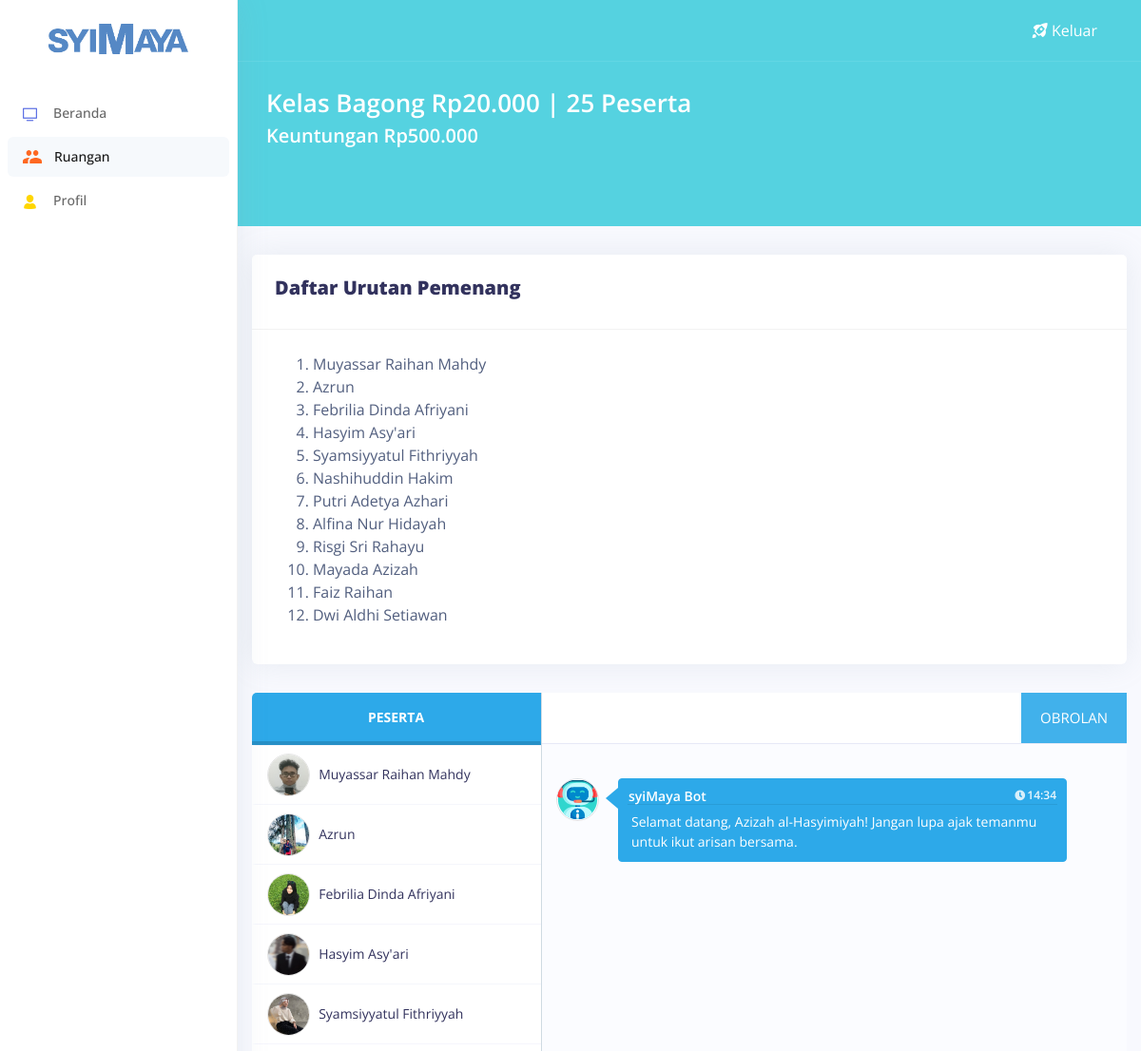
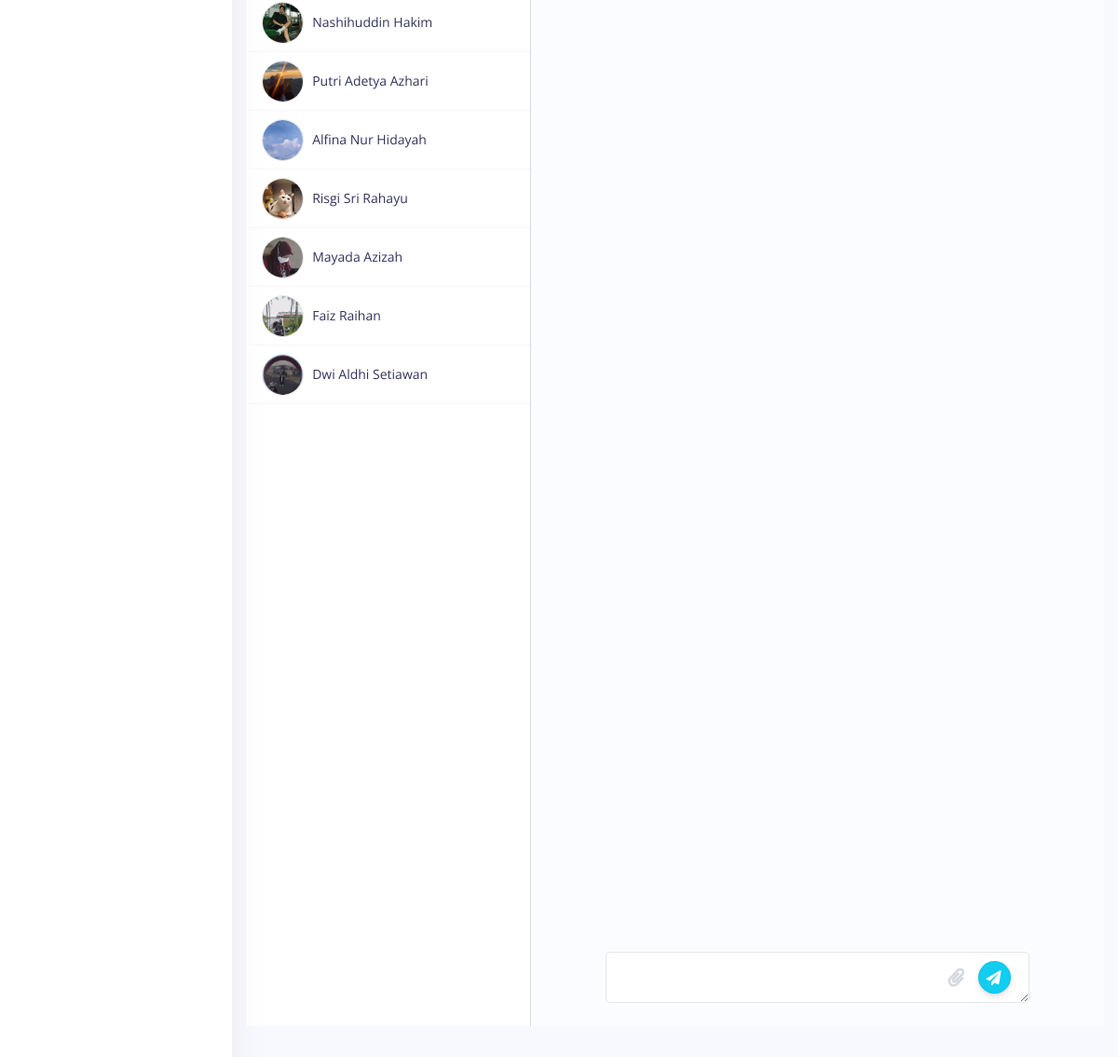
/room.php?k=71A4AF1E2485B (signed in), run on the app's committed database (2 pictures, top to bottom).
### tables this page shows
CREATE TABLE `user` (
  `id`         int( 12 )                NOT NULL,
  `email`      varchar( 64 )            NOT NULL,
  `password`   varchar( 250 )           NOT NULL,
  `name`       varchar( 128 )           NOT NULL,
  `saldo`      int( 11 )                DEFAULT NULL,
  `address`    varchar( 28 )            NOT NULL,
  `sex`        varchar( 28 )            NOT NULL,
  `birth`      date                     NOT NULL,
  `photo`      varchar( 128 )           DEFAULT NULL,
  `role`       enum( 'member','admin' ) DEFAULT 'member',
  `created_at` datetime                 DEFAULT current_timestamp(),
  `updated_at` datetime                 DEFAULT current_timestamp()
);

### config/libs.php (called while the page is built, shortened)
<?php
    $kelas_list = [
        [
            "id"          => "7BA943AF84838",
            "name"        => "petruk",
            "price"       => 5000,
            "quota"       => 30,
            "description" => "",
            "color"       => "bronze"
        ],
        [
            "id"          => "71A4AF1E2485B",
            "name"        => "bagong",
            "price"       => 20000,
            "quota"       => 25,
            "description" => "",
            "color"       => "silver"
        ],
        [
            "id"          => "68CCD993BCE2C",
            "name"        => "semar",
            "price"       => 100000,
            "quota"       => 20,
            "description" => "",
            "color"       => "gold"
        ],
        [
            "id"          => "8FFD7F9CA5F68",
            "name"        => "gareng",
            "price"       => 500000,
            "quota"       => 15,
            "description" => "",
            "color"       => "diamond"
        ],
    ];
    function rupiah( $angka ) {
        $hasil = "Rp" . number_format( $angka, 0, ',', '.' );
        return $hasil;
    }
    function findKelasByID( $id, $array ) {
        foreach( $array as $key => $value ) {
            if( $value['id'] === $id ) {
                return $value;
            }
        }
        return null;
    }
    function findKelasLastID( $array ) {
        $last = end( $array );
        return $last['id'];
    }
?>

### config/session.php (called while the page is built)
<?php
    require_once __DIR__ . "/db.php";
    if( !isset($_SESSION['email']) ) {
        header( 'Location: login.php?e' );
        exit;
    }
    else {
        $email  = $_SESSION['email'];
        $select = mysqli_query( $conn, "SELECT * FROM user WHERE email = '$email'" );
        $user   = mysqli_fetch_array( $select );
    }
    require_once __DIR__ . "/libs.php";
?>

### room.php (the view, shortened to what this page needs)
<?php
	require_once __DIR__ . "/config/session.php";
	$k              = isset( $_GET["k"] ) ? $_GET["k"] : NULL;
	$kelas          = findKelasByID( $k, $kelas_list );
	$kelas_name     = isset( $kelas ) ? ucfirst( $kelas["name"] ) : "";
	$quota          = isset( $kelas ) ? $kelas["quota"] : 10;
	$member_query   = mysqli_query( $conn, "SELECT * FROM user WHERE role = 'member' LIMIT $quota" );
	$members        = mysqli_fetch_all( $member_query, MYSQLI_ASSOC );
	$random_members = shuffle( $members );
?>
<!DOCTYPE html>
<html lang = "id">
<head>
	<link rel = "stylesheet" href = "./assets/css/styles/room.css" type = "text/css">
	<link rel = "stylesheet" href = "./assets/css/styles/chat.css">
	<link rel = "stylesheet" href = "https://maxcdn.bootstrapcdn.com/font-awesome/4.3.0/css/font-awesome.min.css">
	<link rel = "stylesheet" href = "./assets/vendor/nucleo/css/nucleo.css" type = "text/css">
	<link rel = "stylesheet" href = "./assets/vendor/@fortawesome/fontawesome-free/css/all.min.css" type = "text/css">
	<link rel = "stylesheet" href = "./assets/css/argon.css?v=1.2.0" type = "text/css">
</head>
<body>
	<nav class = "sidenav navbar navbar-vertical fixed-left navbar-expand-xs navbar-light bg-white" id = "sidenav-main">
		<div class = "scrollbar-inner">
			<div class = "sidenav-header align-items-center">
				<a class = "navbar-brand" href = "index.php">
					<img class = "navbar-brand-img" src = "./assets/img/brands/syimaya.png" alt = "...">
				</a>
			</div>
			<div class = "navbar-inner">
				<div class = "collapse navbar-collapse" id = "sidenav-collapse-main">
					<ul class = "navbar-nav">
						<li class = "nav-item">
							<a class = "nav-link" href = "index.php">
								<i    class = "ni ni-tv-2 text-primary"></i>
								<span class = "nav-link-text">Beranda</span>
							</a>
						</li>
						<li class = "nav-item">
							<a class = "nav-link active" href = "room.php?k=<?= findKelasLastID( $kelas_list ) ?>">
								<img  src   = "./assets/img/icons/ruangan.svg" alt = "" style = "width:20px; margin-right:13px">
								<span class = "nav-link-text">Ruangan</span>
							</a>
						</li>
						<li class = "nav-item">
							<a class = "nav-link" href = "profile.php">
								<i    class = "ni ni-single-02 text-yellow"></i>
								<span class = "nav-link-text">Profil</span>
							</a>
						</li>
					</ul>
				</div>
			</div>
		</div>
	</nav>
	<div class = "main-content" id = "panel">
		<nav class = "navbar navbar-top navbar-expand navbar-dark bg-header-<?= $kelas['color'] ?> border-bottom">
			<div class = "container-fluid">
				<div class = "collapse navbar-collapse" id = "navbarSupportedContent">
					<ul class = "navbar-nav align-items-center ml-md-auto ">
						<li class = "nav-item dd-xl-none">
							<a class = "nav-link text-white" href = "./logout.php">
								<i    class = "ni ni-spaceship"></i>
								<span class = "nav-link-text">Keluar</span>
							</a>
						</li>
					</ul>
				</div>
			</div>
		</nav>
		<?php if( isset( $k ) && strlen( $k ) >= 1 ) : ?>
			<div class = "header bg-header-<?= $kelas['color'] ?> pb-5" id = "header">
				<div class = "container-fluid">
					<div class = "header-body">
						<div class = "align-items-center py-4">
							<div class = "">
								<h1 class = "text-white mb-0 text-capitalize">Kelas <?= $kelas_name ?> <?= rupiah( $kelas["price"] ) ?> | <?= $kelas["quota"] ?> Peserta</h1>
								<h2 class = "text-white">Keuntungan <?= rupiah( $kelas["price"] * $kelas["quota"] ) ?></h2>
							</div>
						</div>
					</div>
				</div>
			</div>
		<?php endif; ?>
		<div class = "container" id = "chat-box">
			<div class = "card">
				<div class = "card-header">
					<h2><b>Daftar Urutan Pemenang</b></h2>
				</div>
				<div class = "card-body">
					<ol>
						<?php foreach( $members as $member ) : ?>
							<li><?= $member["name"] ?></li>
						<?php endforeach; ?>
					</ol>
				</div>
			</div>
			<div class = "panel messages-panel">
				<div class = "contacts-list">
					<div class = "inbox-categories">
						<div class = "active" data-toggle = "tab" data-target = "#inbox">PESERTA</div>
					</div>
					<div class = "tab-content">
						<div class = "contacts-outter-wrapper tab-pane active" id = "inbox">
							<div class = "contacts-outter">
								<ul class = "list-unstyled contacts">
									<?php foreach( $members as $member ) : ?>
										<li data-toggle = "tab" data-target = "#inbox-message-<?= $member["id"] ?>">
											<img class = "img-circle medium-image" src = "./assets/img/photos/<?= $member["photo"] ?: "default.jpg" ?>" alt = "">
											<div class = "vcentered info-combo">
												<h2 class = "no-margin-bottom"><?= $member["name"] ?></h2>
											</div>
										</li>
									<?php endforeach; ?>
								</ul>
							</div>
						</div>
					</div>
				</div>
				<div class = "tab-content">
					<div class = "tab-pane message-body active" id = "inbox-message-1">
						<div class = "message-top">
							<a class = "chat-head baru-message">OBROLAN</a>
						</div>
						<div class = "message-chat">
							<div class = "chat-body">
								<div class = "message info">
									<img class = "img-circle medium-image" src = "./assets/img/icons/bot.svg" alt = "">
									<div class = "message-body">
										<div class = "message-info">
											<h4>syiMaya Bot</h4>
											<h5><i class = "fa fa-clock-o"></i><?= date( "H:i" ) ?></h5>
										</div>
										<hr>
										<div class = "message-text">
											Selamat datang, <?php echo $user['name']; ?>! Jangan lupa ajak temanmu untuk ikut arisan bersama.
										</div>
									</div>
									<br>
								</div>
							</div>
							<div class = "chat-footer">
								<textarea class = "send-message-text"></textarea>
								<label    class = "upload-file">
									<i     class = "fa fa-paperclip"></i>
								</label>
								<button class = "send-message-button btn-info" type = "button"><i class = "fa fa-send"></i></button>
							</div>
						</div>
					</div>
				</div>
			</div>
		</div>
		<br><br><br>
	</div>
</body>
</html>

### assets/css/styles/room.css (style rules this page uses)
#inbox .info-combo h2 { font-size: 14px; font-weight: 400; }
.bg-header-silver { background-color: #55d2e0!important; }

### data on the page
user: name "Muyassar Raihan Mahdy", photo (picture)
user: name "Azrun", photo (picture)
user: name "Febrilia Dinda Afriyani", photo (picture)
user: name "Hasyim Asy'ari", photo (picture)
user: name "Syamsiyyatul Fithriyyah", photo (picture)
user: name "Nashihuddin Hakim", photo (picture)
user: name "Putri Adetya Azhari", photo (picture)
user: name "Alfina Nur Hidayah", photo (picture)
user: name "Risgi Sri Rahayu", photo (picture)
user: name "Mayada Azizah", photo (picture)
user: name "Faiz Raihan", photo (picture)
user: name "Dwi Aldhi Setiawan", photo (picture)
user: name "Azizah al-Hasyimiyah"

### other printed values
$kelas_name "Bagong"
rupiah( $kelas["price"] ) "Rp20.000"
$kelas["quota"] "25"
rupiah( $kelas["price"] * $kelas["quota"] ) "Rp500.000"
